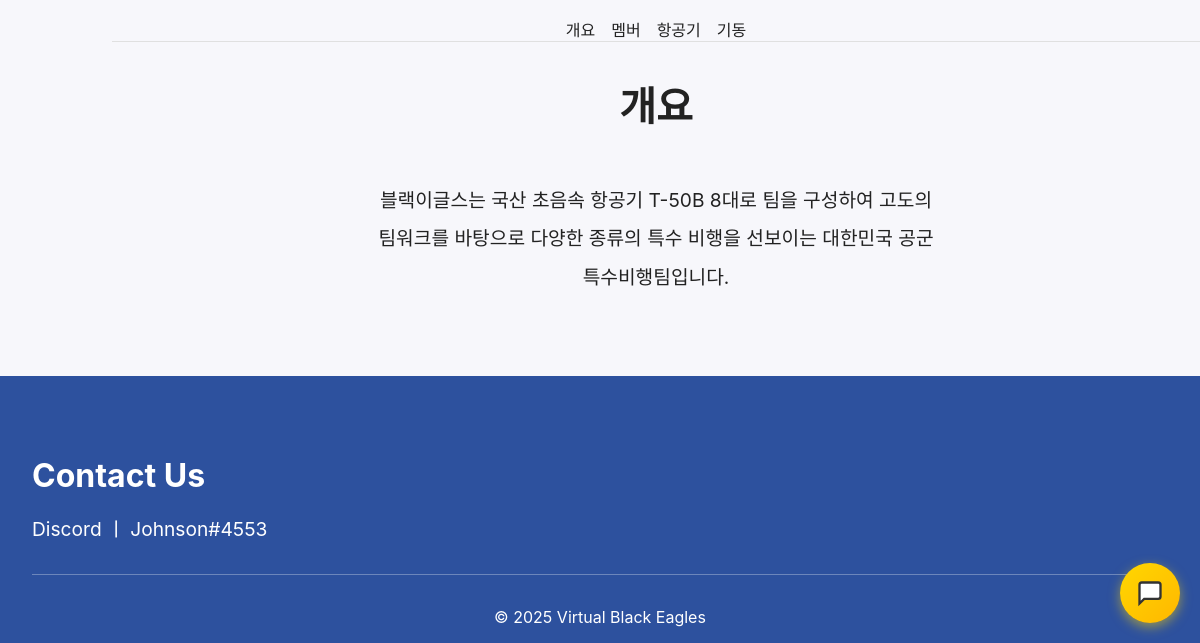
The app's page /about (lower part), older data.
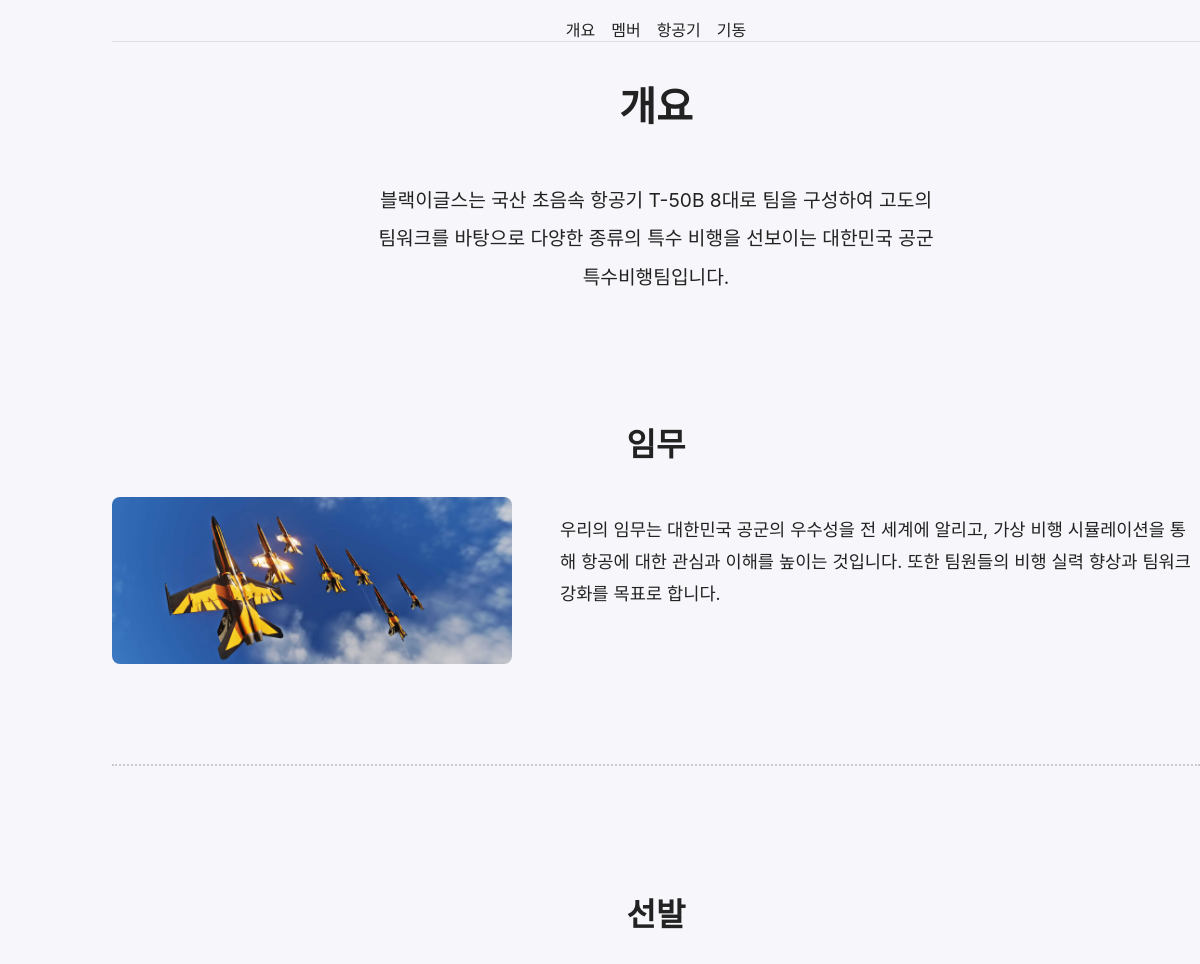
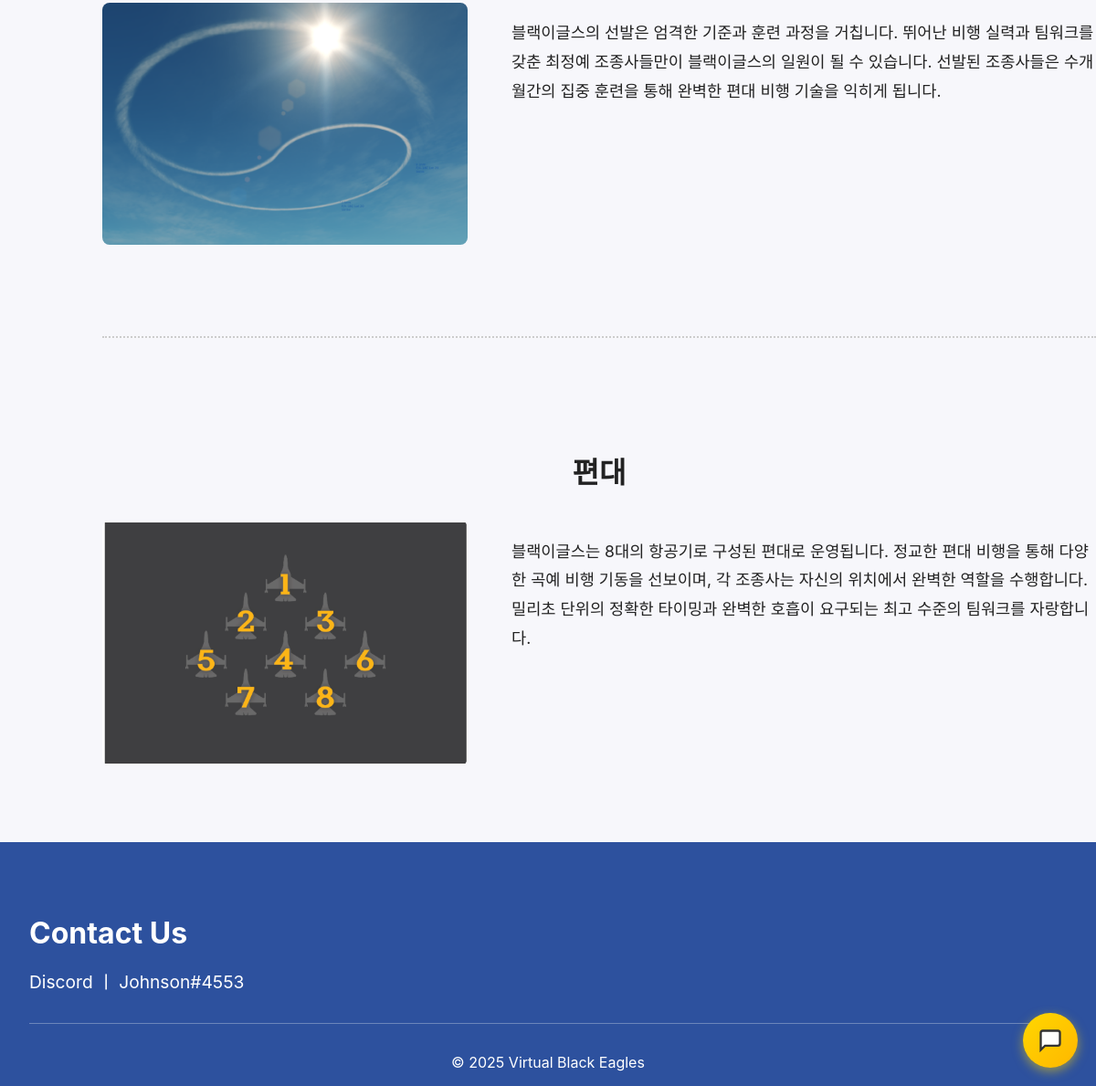
The same page, newer data (2 pictures, top to bottom).
### tables this page shows
CREATE TABLE about_sections (
			id INTEGER PRIMARY KEY AUTOINCREMENT,
			section_type TEXT NOT NULL,
			title TEXT,
			content TEXT,
			image_url TEXT,
			order_num INTEGER DEFAULT 0,
			is_active INTEGER DEFAULT 1,
			created_at TIMESTAMP DEFAULT CURRENT_TIMESTAMP,
			updated_at TIMESTAMP DEFAULT CURRENT_TIMESTAMP
		, lang TEXT DEFAULT "ko");

### app.py (the view)
@app.route('/about')
def about():
	lang = request.args.get('lang', 'ko')
	conn = get_db()
	banner = conn.execute('SELECT * FROM banner_settings WHERE page_name = ?', ('about',)).fetchone()
	sections = conn.execute('SELECT * FROM page_sections WHERE page_name = ? AND is_active = 1 ORDER BY order_num', ('about',)).fetchall()
	pilots = conn.execute('SELECT * FROM pilots WHERE is_active = 1 ORDER BY order_num').fetchall()
	maintenance_crew = conn.execute('SELECT * FROM maintenance_crew WHERE is_active = 1 ORDER BY order_num').fetchall()
	candidates = conn.execute('SELECT * FROM candidates WHERE is_active = 1 ORDER BY order_num').fetchall()
	lang_param = 'en' if lang == 'en' else 'ko'
	commanders = conn.execute('SELECT * FROM commander_greeting WHERE is_active = 1 AND lang = ? ORDER BY order_num', (lang_param,)).fetchall()
	lang_param = 'en' if lang == 'en' else 'ko'
	overview_sections = conn.execute('SELECT * FROM about_sections WHERE section_type IN (?, ?, ?) AND is_active = 1 AND lang = ? ORDER BY order_num', ('mission', 'selection', 'formation', lang_param)).fetchall()
	site_images = {}
	images = conn.execute('SELECT image_key, image_path FROM site_images').fetchall()
	for img in images:
		site_images[img['image_key']] = img['image_path']
	conn.close()
	if lang == 'en':
		return render_template('about_en.html', banner=banner, sections=sections, pilots=pilots, maintenance_crew=maintenance_crew, candidates=candidates, commanders=commanders, overview_sections=overview_sections, site_images=site_images)
	else:
		return render_template('about.html', banner=banner, sections=sections, pilots=pilots, maintenance_crew=maintenance_crew, candidates=candidates, commanders=commanders, overview_sections=overview_sections, site_images=site_images)

### app.py (called while the page is built)
def get_db():
	conn = sqlite3.connect(DATABASE)
	conn.row_factory = sqlite3.Row
	return conn

### templates/about.html (shortened to what this page needs)
{% extends "base.html" %}
{% block content %}
<main class="container section" style="padding-left: 7rem;">
      <nav class="sub-nav" id="about-tabs" style="display:flex;gap:1rem;margin-bottom:2rem;border-bottom:1px solid #e0e0e0;justify-content:center;">
        <a href="#overview" data-tab="overview" class="tab-link active">개요</a>
        <a href="#members" data-tab="members" class="tab-link">멤버</a>
        <a href="#aircraft" data-tab="aircraft" class="tab-link">항공기</a>
        <a href="#maneuvers" data-tab="maneuvers" class="tab-link">기동</a>
      </nav>
      <section id="overview" class="about-section tab-content active">
        <h2 style="text-align:center;margin-bottom:3rem;font-size:2.5rem;">개요</h2>
        <p style="text-align:center;font-size:1.2rem;line-height:2;margin-bottom:3rem;">
          블랙이글스는 국산 초음속 항공기 T-50B 8대로 팀을 구성하여 고도의<br>
          팀워크를 바탕으로 다양한 종류의 특수 비행을 선보이는 대한민국 공군<br>
          특수비행팀입니다.
        </p>
        {% for section in overview_sections %}
        {% if not loop.first %}
        <div style="border-top:2px dotted #ccc;margin:3rem 0;"></div>
        {% endif %}
        <div style="padding:3rem 0;">
          <h2 style="text-align:center;margin-bottom:2rem;font-size:2rem;">{{ section['title'] }}</h2>
          <div style="display:flex;align-items:flex-start;gap:3rem;max-width:1200px;margin:0;">
            <div style="width:400px;flex-shrink:0;">
              <img src="{{ section['image_url'] or '/static/Picture/test.jpg' }}" alt="{{ section['title'] }}" style="width:100%;height:auto;border-radius:8px;">
            </div>
            <div style="flex:1;">
              <p style="font-size:1.1rem;line-height:1.8;">
                {{ section['content'] }}
              </p>
            </div>
          </div>
        </div>
        {% endfor %}
      </section>
    </main>
<section class="contact-section" style="background-color: #2D519E; padding: 3rem 0 1rem 0; margin: 0; width: 100vw; position: relative; left: 50%; right: 50%; margin-left: -50vw; margin-right: -50vw;">
	<div style="max-width: 1200px; margin: 0 auto; padding: 0 2rem;">
		<h3 data-i18n="contact.title" style="color: white; font-size: 2rem; margin-bottom: 1rem;">Contact Us</h3>
		<p data-i18n="contact.text" style="color: white; font-size: 1.2rem; margin-bottom: 2rem;">Discord ㅣ Johnson#4553</p>
		<div style="border-top: 1px solid rgba(255,255,255,0.3); padding-top: 2rem; margin-top: 2rem; text-align: center;">
			<p style="color: white; font-size: 1rem; margin: 0;">© 2025 Virtual Black Eagles</p>
		</div>
	</div>
</section>
{% endblock %}

Row changes from the older to the newer data that the page shows:
now on this page (row edited): about_sections: title "임무", shows a picture, content "우리의 임무는 대한민국 공군의 우수성을 전 세계에 알리고, 가상 비행 시뮬레이션을 통해 항공에 대한 관심과 이해를 높이는 것입니다. 또한 팀원들의 비행 실력 향상과 팀워크 강화를 목표로 합니다."
added about_sections: title "선발", image_url (picture), content "블랙이글스의 선발은 엄격한 기준과 훈련 과정을 거칩니다. 뛰어난 비행 실력과 팀워크를 갖춘 최정예 조종사들만이 블랙이글스의 일원이 될 수 있습니다. 선발된 조종사들은 수개월간의 집중 훈련을 통해 완벽한 편대 비행 기술을 익히게 됩니다."
added about_sections: title "편대", image_url (picture), content "블랙이글스는 8대의 항공기로 구성된 편대로 운영됩니다. 정교한 편대 비행을 통해 다양한 곡예 비행 기동을 선보이며, 각 조종사는 자신의 위치에서 완벽한 역할을 수행합니다. 밀리초 단위의 정확한 타이밍과 완벽한 호흡이 요구되는 최고 수준의 팀워크를 자랑합니다."
